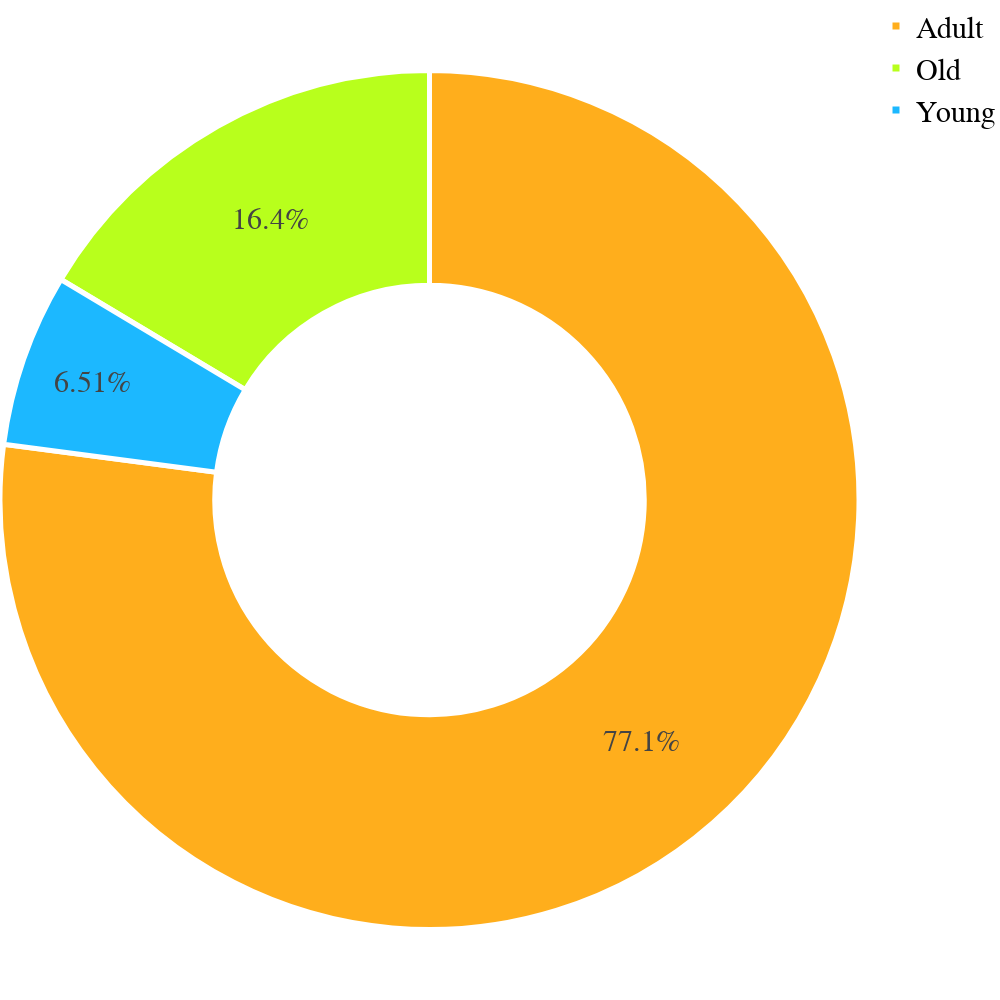

Notebook code cell kept with this figure:
### Code cell
import plotly.graph_objects as go
labels = age_counts['Age']
values = age_counts['Count']

# pull is given as a fraction of the pie radius
fig = go.Figure(data=[go.Pie(labels=labels, values=values, hole=.5)])
fig.update_traces(marker=dict(colors=["#1CB8FF", "#FFAE1C  ", "#B8FF1C"], line=dict(color='#FFFFFF', width=5)))
fig.update_layout(
    margin=dict(t=0, b=0, l=0, r=0),
    width=1000,
    height=1000,
    font=dict(
        family="Times New Roman",
        size=30,
        color="Black"
    )
)
fig.show()

### Figure 1 — Plotly figure (JSON) as saved in the notebook; plotly's stock layout.template omitted (floating-point values rounded to 4 significant figures)
{"data": [{"hole": 0.5, "labels": ["Young", "Adult", "Old"], "marker": {"colors": ["#1CB8FF", "#FFAE1C  ", "#B8FF1C"], "line": {"color": "#FFFFFF", "width": 5}}, "type": "pie", "values": [435, 5149, 1097]}], "layout": {"font": {"color": "Black", "family": "Times New Roman", "size": 30}, "height": 1000, "margin": {"b": 0, "l": 0, "r": 0, "t": 0}, "width": 1000}}
